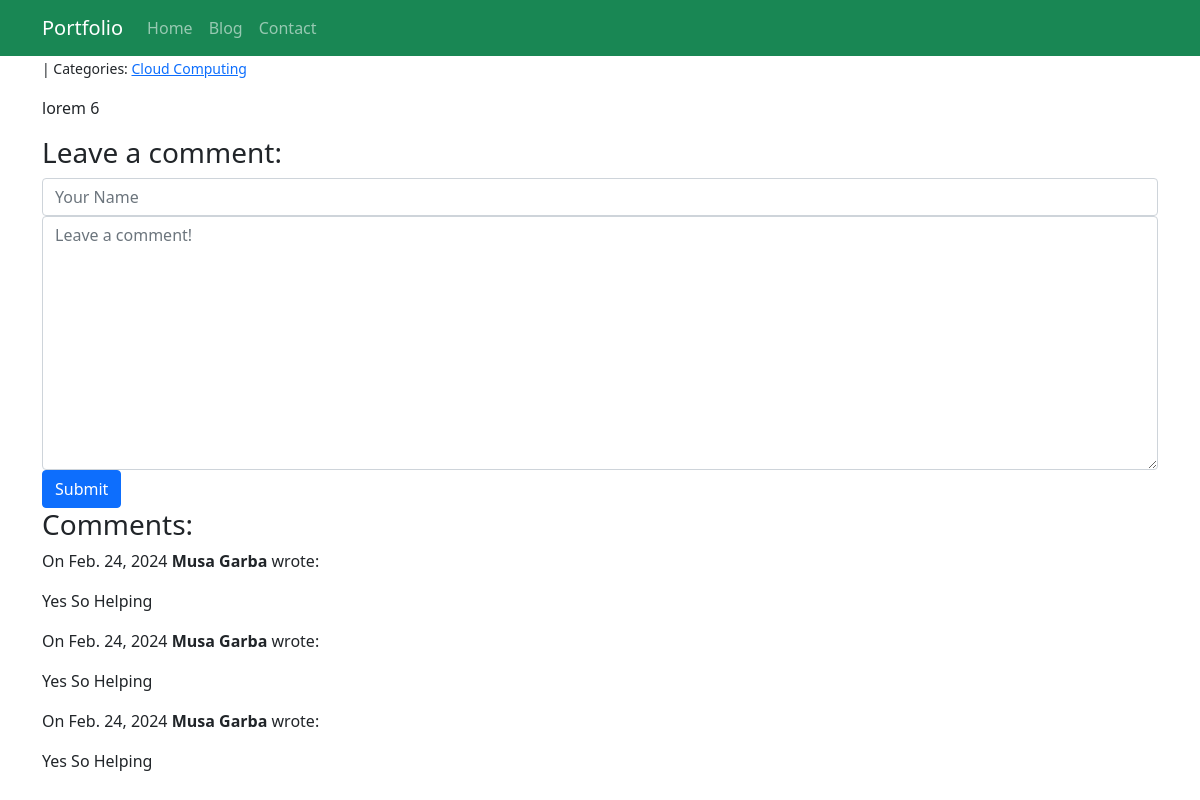
/blog/post/3/, run on the app's committed database.
### blog/models.py (models this page shows, shortened)
class Category(models.Model):
    name = models.CharField(max_length= 30)
    class Meta:
        verbose_name_plural = "Categories"

class Post(models.Model):
    title= models.CharField(max_length= 100)
    body = models.TextField()
    date_created = models.DateTimeField(auto_now_add = True)
    last_modified = models.DateTimeField(auto_now_add = True)
    categories = models.ManyToManyField("Category", related_name="posts")
    class Meta:
        ordering = ["-date_created"]
        verbose_name = "Post"
        verbose_name_plural = "Posts"

class Comment(models.Model):
    author = models.CharField(max_length = 60)
    body = models.TextField()
    created_on = models.DateTimeField(auto_now_add = True)
    post = models.ForeignKey("Post", on_delete = models.CASCADE)

### blog/views.py (the view, shortened to what this page needs)
# urls.py: path("post/<int:pk>/", views.post_detail, name="post_detail"),  # Changed name to "post_detail"
def post_detail(request, pk):
    post = Post.objects.get(pk = pk)
    form = CommentForm()
    comments = Comment.objects.filter(post=post)
    context = {"post": post, "comments": comments, "form": form}
    comments = Comment.objects.filter(post = post)
    return render(request, "blog/post_detail.html", context)

### blog/forms.py
class CommentForm(forms.Form):
    author = forms.CharField(
        max_length=60,
        widget=forms.TextInput(
            attrs={"class": "form-control", "placeholder": "Your Name"}
        ),
    )
    body = forms.CharField(
        widget=forms.Textarea(
            attrs={"class": "form-control", "placeholder": "Leave a comment!"}
        )
    )

### blog/templates/blog/post_detail.html (shortened to what this page needs)
{% extends "projects/base.html" %}
{% block content%}
<small>
    {{ post.created_on.date }} | Categories:
    {% for category in post.categories.all %}
        <a href="{% url 'blog:blog_category' category.name %}">
            {{ category.name }}
        </a>
    {% endfor %}
</small>
<p>{{ post.body | linebreaks }}</p>
    <h3>Leave a comment:</h3>
    <form method="post">
        <div class="form-group">
            {{ form.author }}
        </div>
        <div class="form-group">
            {{ form.body }}
        </div>
        <button type="submit" class="btn btn-primary">Submit</button>
    </form>
    <h3>Comments:</h3>
    {% for comment in comments %}
        <p>
            On {{ comment.created_on.date }} <b>{{ comment.author }}</b> wrote:
        </p>
        <p>
            {{ comment.body | linebreaks }}
        </p>
    {% endfor %}
{% endblock  %}

### data on the page
Category: name "Cloud Computing"
Post: body "lorem 6"
Comment: created_on "Feb. 24, 2024", author "Musa Garba", body "Yes So Helping"
Comment: created_on "Feb. 24, 2024", author "Musa Garba", body "Yes So Helping"
Comment: created_on "Feb. 24, 2024", author "Musa Garba", body "Yes So Helping"
